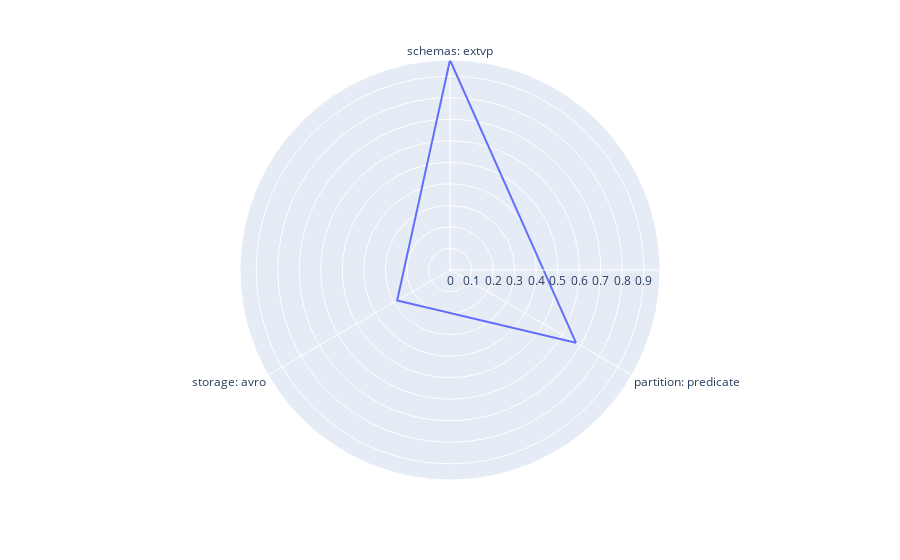
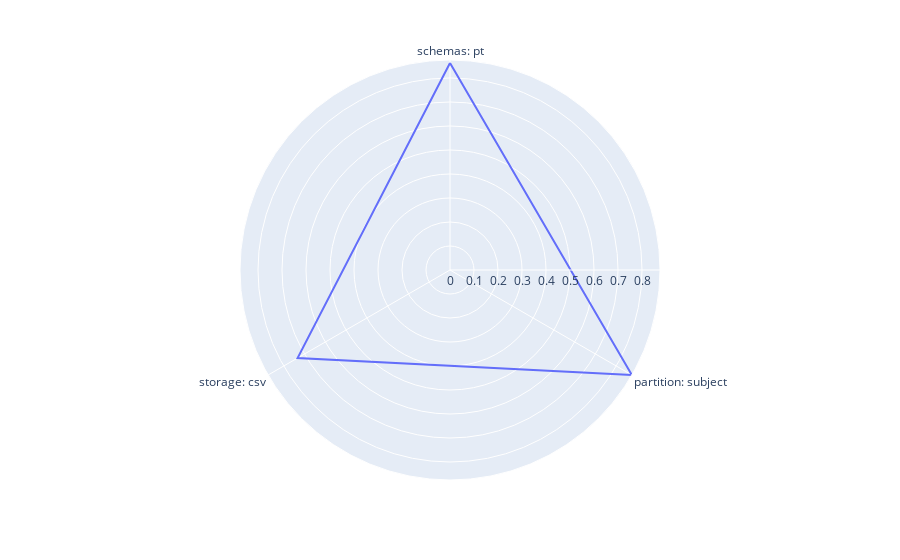
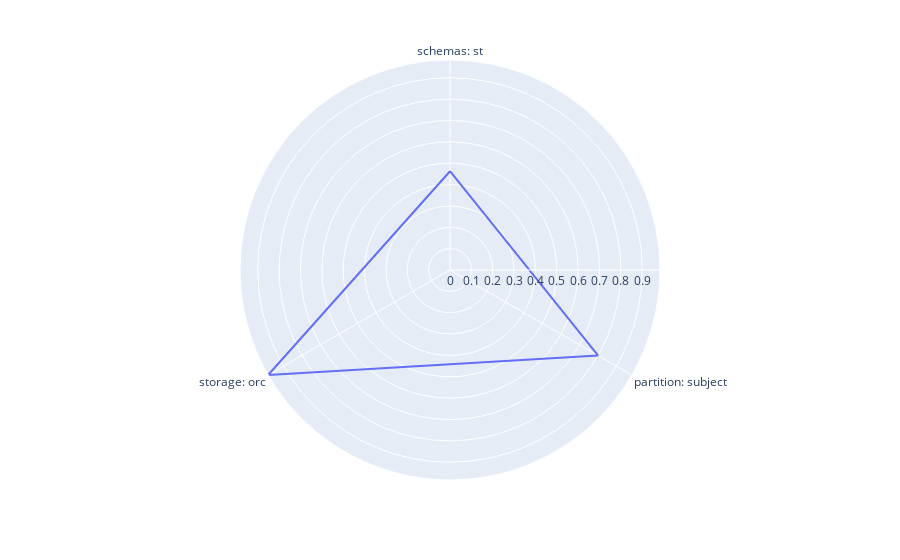
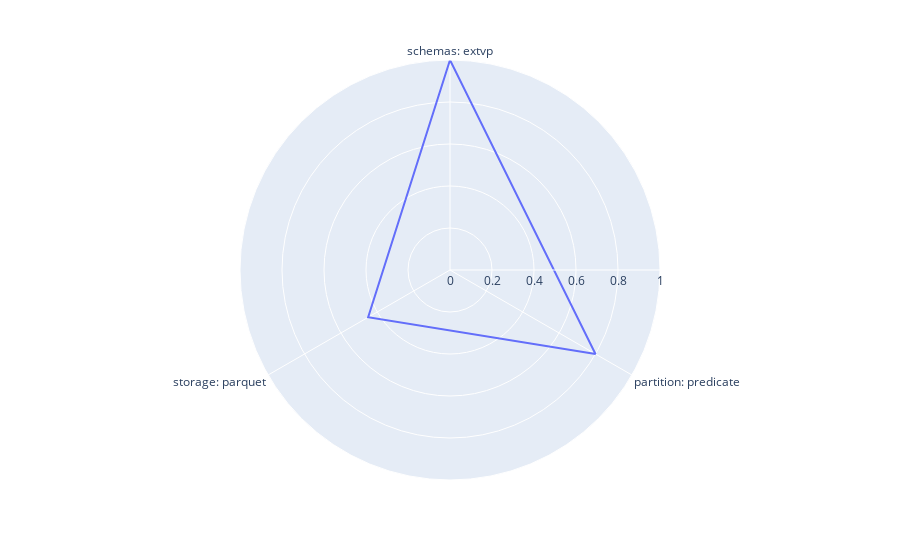

The notebook cell these images were saved under, in order:
### Markdown cell above
<small>Ranking over one dimension is insufficient when it counts multiple dimensions. The presence of trade-offs reduces the accuracy of single dimension ranking functions which could be seen in the radar plot below.</small><br><br>
<small>This method returns a radar chart that shows the presence of trade-offs by using the single dimension ranking criterion that reduces the accuracy of the other dimensions</small>

### Code cell
# This example shows a figure of the top configuration of ranking by schema is optimized towards its dimension only, ignoring the other two dimension.
from Rank import SDRank
SDRank(config_watdiv, logs_watdiv, '100M', 'schemas').plotRadar()
SDRank(config_watdiv, logs_watdiv, '100M', 'partition').plotRadar()
SDRank(config_watdiv, logs_watdiv, '100M', 'storage').plotRadar()
SDRank(config_watdiv, logs_watdiv, '250M', 'schemas').plotRadar()
SDRank(config_watdiv, logs_watdiv, '250M', 'partition').plotRadar()
SDRank(config_watdiv, logs_watdiv, '250M', 'storage').plotRadar()
SDRank(config_watdiv, logs_watdiv, '500M', 'schemas').plotRadar()
SDRank(config_watdiv, logs_watdiv, '500M', 'partition').plotRadar()
SDRank(config_watdiv, logs_watdiv, '500M', 'storage').plotRadar()

### Figure 1 — Plotly figure (JSON) as saved in the notebook; plotly's stock layout.template omitted (floating-point values rounded to 4 significant figures)
{"data": [{"hovertemplate": "r=%{r}<br>theta=%{theta}<extra></extra>", "legendgroup": "", "line": {"color": "#636efa", "dash": "solid"}, "marker": {"symbol": "circle"}, "mode": "lines", "name": "", "r": [0.975, 0.675, 0.2833, 0.975], "showlegend": false, "subplot": "polar", "theta": ["schemas: extvp", "partition: predicate", "storage: avro", "schemas: extvp"], "type": "scatterpolar"}], "layout": {"legend": {"tracegroupgap": 0}, "margin": {"t": 60}, "polar": {"angularaxis": {"direction": "clockwise", "rotation": 90}, "domain": {"x": [0, 1], "y": [0, 1]}}}}

### Figure 2 — Plotly figure (JSON) as saved in the notebook; plotly's stock layout.template omitted (floating-point values rounded to 4 significant figures)
{"data": [{"hovertemplate": "r=%{r}<br>theta=%{theta}<extra></extra>", "legendgroup": "", "line": {"color": "#636efa", "dash": "solid"}, "marker": {"symbol": "circle"}, "mode": "lines", "name": "", "r": [0.8625, 0.875, 0.7333, 0.8625], "showlegend": false, "subplot": "polar", "theta": ["schemas: pt", "partition: subject", "storage: csv", "schemas: pt"], "type": "scatterpolar"}], "layout": {"legend": {"tracegroupgap": 0}, "margin": {"t": 60}, "polar": {"angularaxis": {"direction": "clockwise", "rotation": 90}, "domain": {"x": [0, 1], "y": [0, 1]}}}}

### Figure 3 — Plotly figure (JSON) as saved in the notebook; plotly's stock layout.template omitted (floating-point values rounded to 4 significant figures)
{"data": [{"hovertemplate": "r=%{r}<br>theta=%{theta}<extra></extra>", "legendgroup": "", "line": {"color": "#636efa", "dash": "solid"}, "marker": {"symbol": "circle"}, "mode": "lines", "name": "", "r": [0.4625, 0.8, 0.9833, 0.4625], "showlegend": false, "subplot": "polar", "theta": ["schemas: st", "partition: subject", "storage: orc", "schemas: st"], "type": "scatterpolar"}], "layout": {"legend": {"tracegroupgap": 0}, "margin": {"t": 60}, "polar": {"angularaxis": {"direction": "clockwise", "rotation": 90}, "domain": {"x": [0, 1], "y": [0, 1]}}}}

### Figure 4 — Plotly figure (JSON) as saved in the notebook; plotly's stock layout.template omitted (floating-point values rounded to 4 significant figures)
{"data": [{"hovertemplate": "r=%{r}<br>theta=%{theta}<extra></extra>", "legendgroup": "", "line": {"color": "#636efa", "dash": "solid"}, "marker": {"symbol": "circle"}, "mode": "lines", "name": "", "r": [1, 0.8, 0.45, 1], "showlegend": false, "subplot": "polar", "theta": ["schemas: extvp", "partition: predicate", "storage: parquet", "schemas: extvp"], "type": "scatterpolar"}], "layout": {"legend": {"tracegroupgap": 0}, "margin": {"t": 60}, "polar": {"angularaxis": {"direction": "clockwise", "rotation": 90}, "domain": {"x": [0, 1], "y": [0, 1]}}}}
